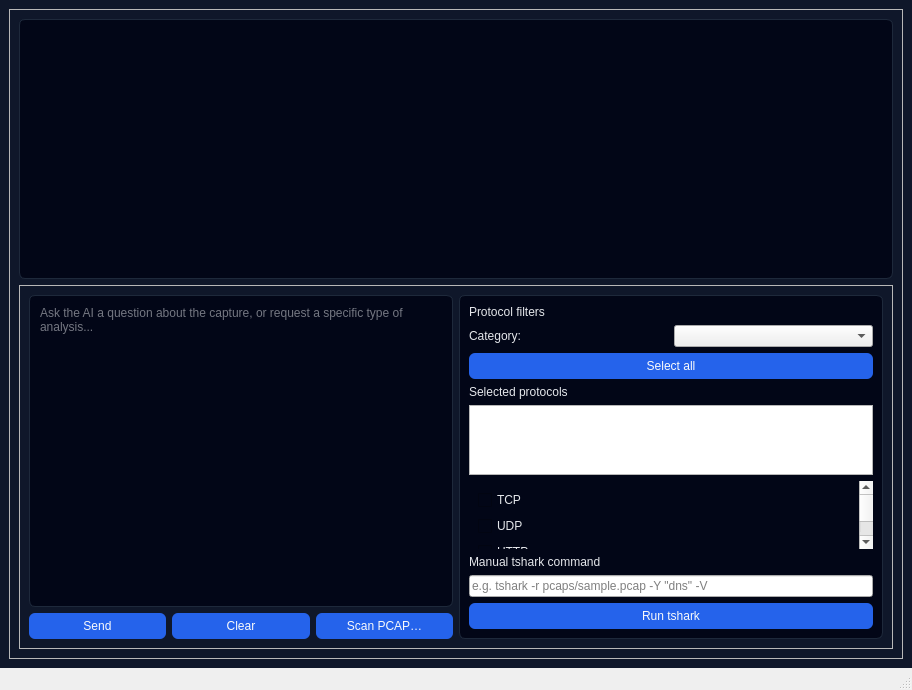
<?xml version="1.0" encoding="UTF-8"?>
<ui version="4.0">
 <class>main_AI_window</class>
 <widget class="QMainWindow" name="main_AI_window">
  <property name="geometry">
   <rect>
    <x>0</x>
    <y>0</y>
    <width>912</width>
    <height>676</height>
   </rect>
  </property>
  <property name="windowTitle">
   <string>MainWindow</string>
  </property>
  <widget class="QWidget" name="AI_chat">
   <property name="styleSheet">
    <string notr="true">QWidget#AI_chat {
    background-color: #0f172a;
    color: #e5e7eb;
}

QTextEdit {
    background-color: #020617;
    color: #e5e7eb;
    border-radius: 6px;
    padding: 6px;
    border: 1px solid #1e293b;
}

QTextEdit#Ai_output {
    font-family: "JetBrains Mono", "Consolas", monospace;
    font-size: 11pt;
}

QPushButton {
    background-color: #2563eb;
    color: #f9fafb;
    border-radius: 6px;
    padding: 6px 12px;
    border: none;
}

QPushButton:hover {
    background-color: #1d4ed8;
}

QPushButton:disabled {
    background-color: #1e293b;
    color: #9ca3af;
}

QFrame#protocolFrame {
    background-color: #020617;
    border-radius: 6px;
    border: 1px solid #1e293b;
}

QScrollArea {
    border: none;
}

QCheckBox {
    color: #e5e7eb;
}

QLabel {
    color: #e5e7eb;
}

QStatusBar {
    color: #e5e7eb;
}</string>
   </property>
   <layout class="QVBoxLayout" name="verticalLayout">
    <item>
     <widget class="QFrame" name="frame">
      <property name="frameShape">
       <enum>QFrame::Shape::StyledPanel</enum>
      </property>
      <property name="frameShadow">
       <enum>QFrame::Shadow::Raised</enum>
      </property>
      <layout class="QVBoxLayout" name="verticalLayout_main">
       <item>
        <widget class="QTextEdit" name="Ai_output">
         <property name="minimumSize">
          <size>
           <width>0</width>
           <height>260</height>
          </size>
         </property>
         <property name="readOnly">
          <bool>true</bool>
         </property>
        </widget>
       </item>
       <item>
        <widget class="QFrame" name="frame_2">
         <property name="frameShape">
          <enum>QFrame::Shape::StyledPanel</enum>
         </property>
         <property name="frameShadow">
          <enum>QFrame::Shadow::Raised</enum>
         </property>
         <layout class="QHBoxLayout" name="horizontalLayout_bottom">
          <item>
           <layout class="QVBoxLayout" name="verticalLayout_input">
            <item>
             <widget class="QTextEdit" name="input_box">
              <property name="readOnly">
               <bool>false</bool>
              </property>
              <property name="placeholderText">
               <string>Ask the AI a question about the capture, or request a specific type of analysis...</string>
              </property>
             </widget>
            </item>
            <item>
             <layout class="QHBoxLayout" name="horizontalLayout_buttons">
              <item>
               <widget class="QPushButton" name="SendBtn">
                <property name="text">
                 <string>Send</string>
                </property>
               </widget>
              </item>
              <item>
               <widget class="QPushButton" name="DelBtn">
                <property name="text">
                 <string>Clear</string>
                </property>
               </widget>
              </item>
              <item>
               <widget class="QPushButton" name="ScanBtn">
                <property name="text">
                 <string>Scan PCAP…</string>
                </property>
               </widget>
              </item>
             </layout>
            </item>
           </layout>
          </item>
          <item>
           <widget class="QFrame" name="protocolFrame">
            <property name="frameShape">
             <enum>QFrame::Shape::StyledPanel</enum>
            </property>
            <property name="frameShadow">
             <enum>QFrame::Shadow::Raised</enum>
            </property>
            <layout class="QVBoxLayout" name="verticalLayout_protocol">
             <item>
              <widget class="QLabel" name="protocolLabel">
               <property name="text">
                <string>Protocol filters</string>
               </property>
              </widget>
             </item>
             <item>
              <layout class="QHBoxLayout" name="horizontalLayout_category">
               <item>
                <widget class="QLabel" name="categoryLabel">
                 <property name="text">
                  <string>Category:</string>
                 </property>
                </widget>
               </item>
               <item>
                <widget class="QComboBox" name="categoryCombo"/>
               </item>
              </layout>
             </item>
             <item>
              <widget class="QPushButton" name="selectAllBtn">
               <property name="text">
                <string>Select all</string>
               </property>
              </widget>
             </item>
             <item>
              <widget class="QLabel" name="selectedLabel">
               <property name="text">
                <string>Selected protocols</string>
               </property>
              </widget>
             </item>
             <item>
              <widget class="QListWidget" name="selectedList"/>
             </item>
             <item>
              <widget class="QScrollArea" name="scrollArea">
               <property name="widgetResizable">
                <bool>true</bool>
               </property>
               <widget class="QWidget" name="protocol_list">
                <property name="styleSheet">
                 <string notr="true">background-color: #020617;</string>
                </property>
                <layout class="QVBoxLayout" name="verticalLayout_2">
                 <item>
                  <widget class="QCheckBox" name="TCPcheck">
                   <property name="text">
                    <string>TCP</string>
                   </property>
                  </widget>
                 </item>
                 <item>
                  <widget class="QCheckBox" name="UDPcheck">
                   <property name="text">
                    <string>UDP</string>
                   </property>
                  </widget>
                 </item>
                 <item>
                  <widget class="QCheckBox" name="HTTPcheck">
                   <property name="text">
                    <string>HTTP</string>
                   </property>
                  </widget>
                 </item>
                 <item>
                  <widget class="QCheckBox" name="HTTPScheck">
                   <property name="text">
                    <string>HTTPS</string>
                   </property>
                  </widget>
                 </item>
                 <item>
                  <widget class="QCheckBox" name="TLScheck">
                   <property name="text">
                    <string>TLS</string>
                   </property>
                  </widget>
                 </item>
                 <item>
                  <widget class="QCheckBox" name="ICMPcheck">
                   <property name="text">
                    <string>ICMP</string>
                   </property>
                  </widget>
                 </item>
                <item>
                 <widget class="QCheckBox" name="ARPcheck">
                  <property name="text">
                   <string>ARP</string>
                  </property>
                 </widget>
                </item>
                <item>
                 <widget class="QCheckBox" name="DNScheck">
                  <property name="text">
                   <string>DNS</string>
                  </property>
                 </widget>
                </item>
                <item>
                 <widget class="QCheckBox" name="DHCPcheck">
                  <property name="text">
                   <string>DHCP</string>
                  </property>
                 </widget>
                </item>
                <item>
                 <widget class="QCheckBox" name="FTPcheck">
                  <property name="text">
                   <string>FTP</string>
                  </property>
                 </widget>
                </item>
                <item>
                 <widget class="QCheckBox" name="FTPDATAcheck">
                  <property name="text">
                   <string>FTP-DATA</string>
                  </property>
                 </widget>
                </item>
                <item>
                 <widget class="QCheckBox" name="SSHcheck">
                  <property name="text">
                   <string>SSH</string>
                  </property>
                 </widget>
                </item>
                <item>
                 <widget class="QCheckBox" name="Telnetcheck">
                  <property name="text">
                   <string>Telnet</string>
                  </property>
                 </widget>
                </item>
                <item>
                 <widget class="QCheckBox" name="SMTPcheck">
                  <property name="text">
                   <string>SMTP</string>
                  </property>
                 </widget>
                </item>
                <item>
                 <widget class="QCheckBox" name="POP3check">
                  <property name="text">
                   <string>POP3</string>
                  </property>
                 </widget>
                </item>
                <item>
                 <widget class="QCheckBox" name="IMAPcheck">
                  <property name="text">
                   <string>IMAP</string>
                  </property>
                 </widget>
                </item>
                <item>
                 <widget class="QCheckBox" name="SMBcheck">
                  <property name="text">
                   <string>SMB</string>
                  </property>
                 </widget>
                </item>
                <item>
                 <widget class="QCheckBox" name="NFScheck">
                  <property name="text">
                   <string>NFS</string>
                  </property>
                 </widget>
                </item>
                <item>
                 <widget class="QCheckBox" name="SNMPcheck">
                  <property name="text">
                   <string>SNMP</string>
                  </property>
                 </widget>
                </item>
                <item>
                 <widget class="QCheckBox" name="RDPcheck">
                  <property name="text">
                   <string>RDP</string>
                  </property>
                 </widget>
                </item>
                <item>
                 <widget class="QCheckBox" name="SIPcheck">
                  <property name="text">
                   <string>SIP</string>
                  </property>
                 </widget>
                </item>
                <item>
                 <widget class="QCheckBox" name="RTPcheck">
                  <property name="text">
                   <string>RTP</string>
                  </property>
                 </widget>
                </item>
                <item>
                 <widget class="QCheckBox" name="RTCPcheck">
                  <property name="text">
                   <string>RTCP</string>
                  </property>
                 </widget>
                </item>
                <item>
                 <widget class="QCheckBox" name="MQTTcheck">
                  <property name="text">
                   <string>MQTT</string>
                  </property>
                 </widget>
                </item>
                <item>
                 <widget class="QCheckBox" name="Modbuscheck">
                  <property name="text">
                   <string>Modbus</string>
                  </property>
                 </widget>
                </item>
                <item>
                 <widget class="QCheckBox" name="WifiCheck">
                  <property name="text">
                   <string>Wi-Fi (802.11)</string>
                  </property>
                 </widget>
                </item>
                <item>
                 <widget class="QCheckBox" name="BluetoothCheck">
                  <property name="text">
                   <string>Bluetooth</string>
                  </property>
                 </widget>
                </item>
                <item>
                 <widget class="QCheckBox" name="ZigBeeCheck">
                  <property name="text">
                   <string>ZigBee</string>
                  </property>
                 </widget>
                </item>
                <item>
                 <widget class="QCheckBox" name="USBcheck">
                  <property name="text">
                   <string>USB</string>
                  </property>
                 </widget>
                </item>
                </layout>
               </widget>
              </widget>
             </item>
             <item>
              <widget class="QLabel" name="tsharkLabel">
               <property name="text">
                <string>Manual tshark command</string>
               </property>
              </widget>
             </item>
             <item>
              <widget class="QLineEdit" name="tsharkCommandEdit">
               <property name="placeholderText">
                <string>e.g. tshark -r pcaps/sample.pcap -Y &quot;dns&quot; -V</string>
               </property>
              </widget>
             </item>
             <item>
              <widget class="QPushButton" name="tsharkRunBtn">
               <property name="text">
                <string>Run tshark</string>
               </property>
              </widget>
             </item>
            </layout>
           </widget>
          </item>
         </layout>
        </widget>
       </item>
      </layout>
     </widget>
    </item>
   </layout>
  </widget>
  <widget class="QStatusBar" name="statusbar"/>
 </widget>
 <resources/>
 <connections/>
</ui>
